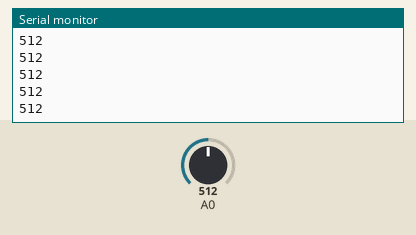
Simulated run of this sketch. Board: Arduino Uno, built with avr-gcc and run on an emulated ATmega328P. On the bench: the last lines printed to the serial monitor. Inputs (shaded band) come from the test bench; at power-on: A0 = 512.

Above: at 1.2 s.
1.3 s: A0 set to 716
At 1.31 s:
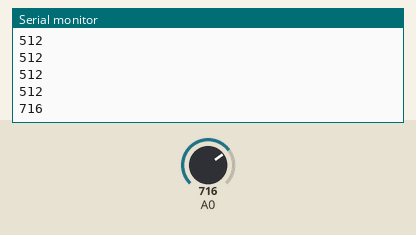
2.8 s: A0 set to 900
At 2.81 s:
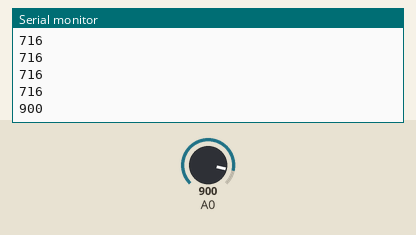
Timing chart, 0 to 5.8 s (numbered marks = the images above; inputs shaded):
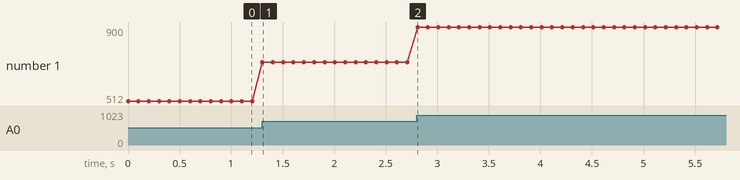

The sketch:

AnalogRead-01.ino
```cpp
void setup() {

  Serial.begin(9600);
  // Serial.println("Hello");
}

void loop() {

  int value_0 = analogRead(0);

  Serial.println(value_0);


  delay(100);

}
```

Measured:
- after the input at 1.3 s, the serial monitor: prints a new line at once (image 1)
- after the input at 2.8 s, the serial monitor: prints a new line at once (image 2)
- plotted number 1: 512 → 716 after the input at 1.3 s, 716 → 900 after the input at 2.8 s
